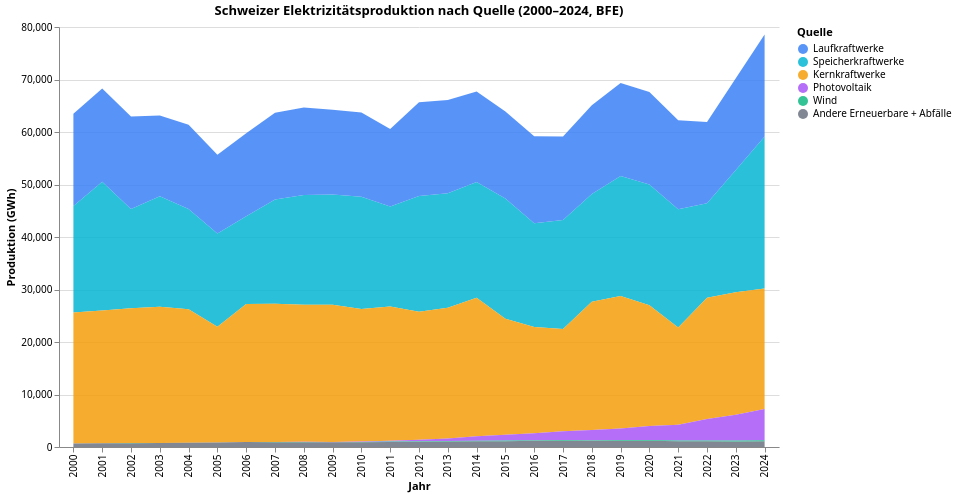

Specify this chart in Vega-Lite:
### Vega-Lite specification from a JSON file in a GitHub repository (floating-point values rounded to 4 significant figures; data arrays with more than 128 entries replaced by an {"elided": "..."} marker saying what was removed)
{"$schema": "https://vega.github.io/schema/vega-lite/v5.json", "config": {"font": "Switzer, system-ui, sans-serif", "view": {"stroke": "transparent"}}, "data": {"values": {"elided": "150 records"}}, "encoding": {"color": {"field": "Quelle", "scale": {"domain": ["Laufkraftwerke", "Speicherkraftwerke", "Kernkraftwerke", "Photovoltaik", "Wind", "Andere Erneuerbare + Abfälle"], "range": ["#3b82f6", "#06b6d4", "#f59e0b", "#a855f7", "#10b981", "#6b7280"]}, "type": "nominal"}, "x": {"field": "Jahr", "title": "Jahr", "type": "ordinal"}, "y": {"field": "GWh", "stack": "zero", "title": "Produktion (GWh)", "type": "quantitative"}}, "height": 420, "mark": {"opacity": 0.85, "type": "area"}, "title": "Schweizer Elektrizitätsproduktion nach Quelle (2000–2024, BFE)", "width": 720}
